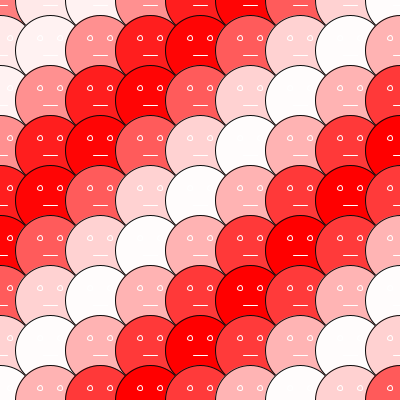
Frame 1 (no input)
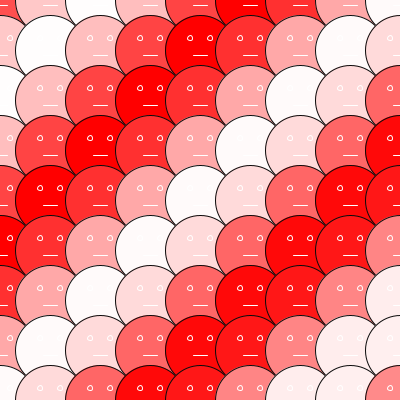
Frame 60 (the mouse pressed at the canvas centre just before this capture)
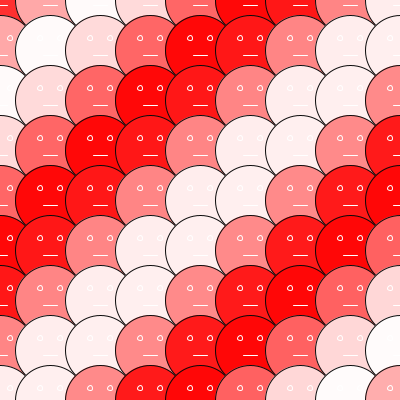
Frame 120 (the mouse held since frame 60 and released just before this capture)

The Processing sketch that drew these frames (run headless with seeded random() and noise(); from frame 60 on, the mouse is pressed at the canvas centre):

// Processing sketch: processing_123552
// ── processing_123552.pde

//declare class
Ball[][] Bill;
//columns and rows
int cols = 20;
int rows = 10;

void setup() {
  size(400, 400);
  background(0);
  //adds the class into double array
  Bill = new Ball[cols][rows];
  for (int x = 0; x < cols; x++) {
    for (int y = 0; y < rows; y++) {
      Bill[x][y] = new Ball(x*50, y*50, x+y);
    }
  }
  //this is pretty explanatory
  frameRate(80);
}
void draw() {
  //draws the class
  for (int x = 0; x < cols; x++) {
    for (int y = 0; y < rows; y++) {
      Bill[x][y].display();
      Bill[x][y].oscillate();
    }
  }
}
class Ball {

  float x, y;
  float angle;

  Ball(float mx, float my, float tempAngle) {
    x = mx;
    y= my;
    angle= tempAngle;
  }
  void display() {
    //red coloring
    fill(255, 127+127*sin(angle), 127+127*sin(angle));
    //body
    stroke(10);
    ellipse(x, y, 70, 70);
    //face
    stroke(255);
    ellipse( x-10, y-12, 5, 5);
    ellipse( x+10, y-12, 5, 5);
    line(x+7, y+5, x-7, y+5);
  }
  void oscillate() {
    angle += 0.1;
  }
}
